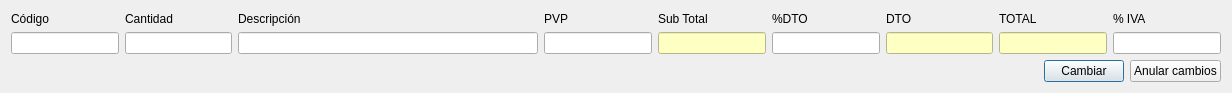
<?xml version="1.0" encoding="UTF-8"?>
<ui version="4.0">
 <class>FrmModificarLin_alb</class>
 <widget class="QDialog" name="FrmModificarLin_alb">
  <property name="geometry">
   <rect>
    <x>0</x>
    <y>0</y>
    <width>1232</width>
    <height>93</height>
   </rect>
  </property>
  <property name="windowTitle">
   <string>Modificar Línea de albarán</string>
  </property>
  <layout class="QGridLayout" name="gridLayout_2">
   <item row="0" column="0">
    <layout class="QGridLayout" name="gridLayout">
     <item row="0" column="0">
      <widget class="QLabel" name="label">
       <property name="text">
        <string>Código</string>
       </property>
      </widget>
     </item>
     <item row="0" column="1">
      <widget class="QLabel" name="label_2">
       <property name="text">
        <string>Cantidad</string>
       </property>
      </widget>
     </item>
     <item row="0" column="2">
      <widget class="QLabel" name="label_3">
       <property name="text">
        <string>Descripción</string>
       </property>
      </widget>
     </item>
     <item row="0" column="3">
      <widget class="QLabel" name="label_4">
       <property name="text">
        <string>PVP</string>
       </property>
      </widget>
     </item>
     <item row="0" column="4">
      <widget class="QLabel" name="label_5">
       <property name="text">
        <string>Sub Total</string>
       </property>
      </widget>
     </item>
     <item row="0" column="5">
      <widget class="QLabel" name="label_6">
       <property name="text">
        <string>%DTO</string>
       </property>
      </widget>
     </item>
     <item row="0" column="6">
      <widget class="QLabel" name="label_7">
       <property name="text">
        <string>DTO</string>
       </property>
      </widget>
     </item>
     <item row="0" column="7">
      <widget class="QLabel" name="label_8">
       <property name="text">
        <string>TOTAL</string>
       </property>
      </widget>
     </item>
     <item row="0" column="8">
      <widget class="QLabel" name="label_9">
       <property name="text">
        <string>% IVA</string>
       </property>
      </widget>
     </item>
     <item row="1" column="0">
      <widget class="QLineEdit" name="txtCodigo"/>
     </item>
     <item row="1" column="1">
      <widget class="QLineEdit" name="txtCantidad">
       <property name="alignment">
        <set>Qt::AlignRight|Qt::AlignTrailing|Qt::AlignVCenter</set>
       </property>
      </widget>
     </item>
     <item row="1" column="2">
      <widget class="QLineEdit" name="txtDescripcion">
       <property name="minimumSize">
        <size>
         <width>300</width>
         <height>0</height>
        </size>
       </property>
      </widget>
     </item>
     <item row="1" column="3">
      <widget class="QLineEdit" name="txtPVP">
       <property name="alignment">
        <set>Qt::AlignRight|Qt::AlignTrailing|Qt::AlignVCenter</set>
       </property>
      </widget>
     </item>
     <item row="1" column="4">
      <widget class="QLineEdit" name="txtSubTotal">
       <property name="focusPolicy">
        <enum>Qt::NoFocus</enum>
       </property>
       <property name="styleSheet">
        <string notr="true">background-color: rgb(254, 255, 195);</string>
       </property>
       <property name="alignment">
        <set>Qt::AlignRight|Qt::AlignTrailing|Qt::AlignVCenter</set>
       </property>
       <property name="readOnly">
        <bool>true</bool>
       </property>
      </widget>
     </item>
     <item row="1" column="5">
      <widget class="QLineEdit" name="txtPorcDto">
       <property name="alignment">
        <set>Qt::AlignRight|Qt::AlignTrailing|Qt::AlignVCenter</set>
       </property>
      </widget>
     </item>
     <item row="1" column="6">
      <widget class="QLineEdit" name="txtDTO">
       <property name="focusPolicy">
        <enum>Qt::NoFocus</enum>
       </property>
       <property name="styleSheet">
        <string notr="true">background-color: rgb(254, 255, 195);</string>
       </property>
       <property name="alignment">
        <set>Qt::AlignRight|Qt::AlignTrailing|Qt::AlignVCenter</set>
       </property>
       <property name="readOnly">
        <bool>true</bool>
       </property>
      </widget>
     </item>
     <item row="1" column="7">
      <widget class="QLineEdit" name="txtTotal">
       <property name="focusPolicy">
        <enum>Qt::NoFocus</enum>
       </property>
       <property name="styleSheet">
        <string notr="true">background-color: rgb(254, 255, 195);</string>
       </property>
       <property name="alignment">
        <set>Qt::AlignRight|Qt::AlignTrailing|Qt::AlignVCenter</set>
       </property>
       <property name="readOnly">
        <bool>true</bool>
       </property>
      </widget>
     </item>
     <item row="1" column="8">
      <widget class="QLineEdit" name="txtPorcIVA">
       <property name="alignment">
        <set>Qt::AlignRight|Qt::AlignTrailing|Qt::AlignVCenter</set>
       </property>
      </widget>
     </item>
    </layout>
   </item>
   <item row="1" column="0">
    <layout class="QHBoxLayout" name="horizontalLayout">
     <item>
      <spacer name="horizontalSpacer">
       <property name="orientation">
        <enum>Qt::Horizontal</enum>
       </property>
       <property name="sizeHint" stdset="0">
        <size>
         <width>40</width>
         <height>20</height>
        </size>
       </property>
      </spacer>
     </item>
     <item>
      <widget class="QPushButton" name="pushButton">
       <property name="text">
        <string>Cambiar</string>
       </property>
      </widget>
     </item>
     <item>
      <widget class="QPushButton" name="pushButton_2">
       <property name="text">
        <string>Anular cambios</string>
       </property>
      </widget>
     </item>
    </layout>
   </item>
  </layout>
 </widget>
 <resources/>
 <connections>
  <connection>
   <sender>pushButton_2</sender>
   <signal>clicked()</signal>
   <receiver>FrmModificarLin_alb</receiver>
   <slot>close()</slot>
   <hints>
    <hint type="sourcelabel">
     <x>1144</x>
     <y>69</y>
    </hint>
    <hint type="destinationlabel">
     <x>934</x>
     <y>59</y>
    </hint>
   </hints>
  </connection>
  <connection>
   <sender>pushButton</sender>
   <signal>clicked()</signal>
   <receiver>FrmModificarLin_alb</receiver>
   <slot>accept()</slot>
   <hints>
    <hint type="sourcelabel">
     <x>1065</x>
     <y>70</y>
    </hint>
    <hint type="destinationlabel">
     <x>857</x>
     <y>63</y>
    </hint>
   </hints>
  </connection>
 </connections>
</ui>
